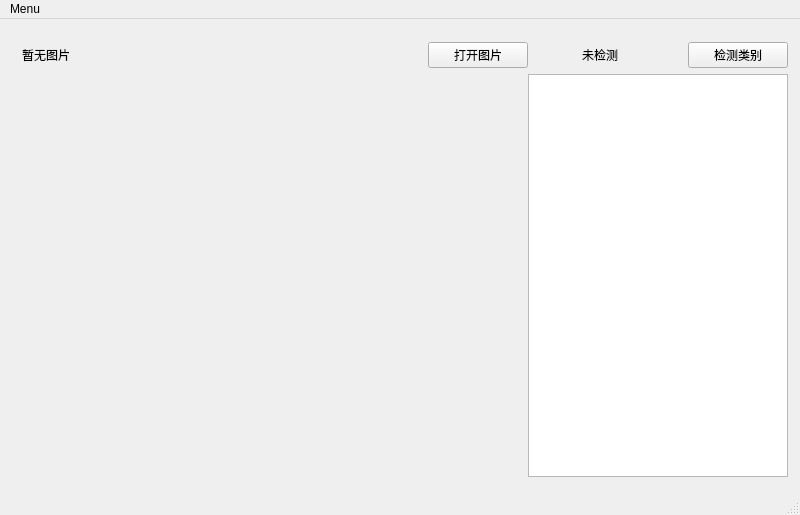
<?xml version="1.0" encoding="UTF-8"?>
<ui version="4.0">
 <class>MainWindow</class>
 <widget class="QMainWindow" name="MainWindow">
  <property name="geometry">
   <rect>
    <x>0</x>
    <y>0</y>
    <width>800</width>
    <height>515</height>
   </rect>
  </property>
  <property name="windowTitle">
   <string>MainWindow</string>
  </property>
  <widget class="QWidget" name="centralwidget">
   <widget class="QWidget" name="">
    <property name="geometry">
     <rect>
      <x>22</x>
      <y>23</y>
      <width>766</width>
      <height>435</height>
     </rect>
    </property>
    <layout class="QVBoxLayout" name="verticalLayout">
     <item>
      <layout class="QHBoxLayout" name="horizontalLayout">
       <item>
        <widget class="QLabel" name="label_openedImage">
         <property name="minimumSize">
          <size>
           <width>400</width>
           <height>0</height>
          </size>
         </property>
         <property name="text">
          <string>暂无图片</string>
         </property>
        </widget>
       </item>
       <item>
        <widget class="QPushButton" name="pushButton_openImage">
         <property name="minimumSize">
          <size>
           <width>100</width>
           <height>0</height>
          </size>
         </property>
         <property name="maximumSize">
          <size>
           <width>100</width>
           <height>16777215</height>
          </size>
         </property>
         <property name="text">
          <string>打开图片</string>
         </property>
        </widget>
       </item>
       <item>
        <spacer name="horizontalSpacer">
         <property name="orientation">
          <enum>Qt::Horizontal</enum>
         </property>
         <property name="sizeHint" stdset="0">
          <size>
           <width>40</width>
           <height>20</height>
          </size>
         </property>
        </spacer>
       </item>
       <item>
        <widget class="QLabel" name="label_class">
         <property name="minimumSize">
          <size>
           <width>100</width>
           <height>0</height>
          </size>
         </property>
         <property name="maximumSize">
          <size>
           <width>100</width>
           <height>16777215</height>
          </size>
         </property>
         <property name="text">
          <string>未检测</string>
         </property>
        </widget>
       </item>
       <item>
        <widget class="QPushButton" name="pushButton_classify">
         <property name="minimumSize">
          <size>
           <width>100</width>
           <height>0</height>
          </size>
         </property>
         <property name="maximumSize">
          <size>
           <width>100</width>
           <height>16777215</height>
          </size>
         </property>
         <property name="text">
          <string>检测类别</string>
         </property>
        </widget>
       </item>
      </layout>
     </item>
     <item>
      <layout class="QHBoxLayout" name="horizontalLayout_4">
       <item>
        <widget class="QLabel" name="label_showImage">
         <property name="minimumSize">
          <size>
           <width>500</width>
           <height>400</height>
          </size>
         </property>
         <property name="maximumSize">
          <size>
           <width>500</width>
           <height>400</height>
          </size>
         </property>
         <property name="text">
          <string/>
         </property>
        </widget>
       </item>
       <item>
        <widget class="QTextBrowser" name="textBrowser"/>
       </item>
      </layout>
     </item>
    </layout>
   </widget>
  </widget>
  <widget class="QMenuBar" name="menubar">
   <property name="geometry">
    <rect>
     <x>0</x>
     <y>0</y>
     <width>800</width>
     <height>23</height>
    </rect>
   </property>
   <widget class="QMenu" name="menuExit">
    <property name="title">
     <string>Menu</string>
    </property>
    <addaction name="actionExit"/>
   </widget>
   <addaction name="menuExit"/>
  </widget>
  <widget class="QStatusBar" name="statusbar"/>
  <action name="actionExit">
   <property name="text">
    <string>Exit</string>
   </property>
  </action>
 </widget>
 <resources/>
 <connections/>
</ui>
